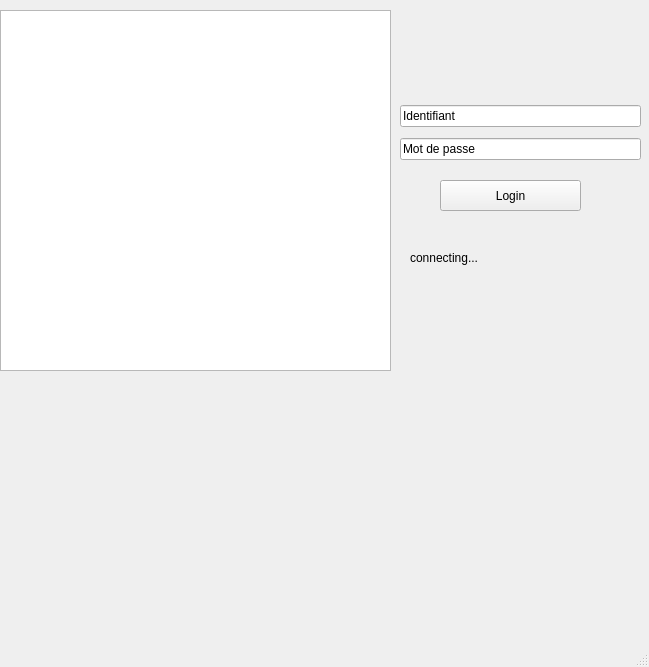
<?xml version="1.0" encoding="UTF-8"?>
<ui version="4.0">
 <class>MainWindow</class>
 <widget class="QMainWindow" name="MainWindow">
  <property name="geometry">
   <rect>
    <x>0</x>
    <y>0</y>
    <width>649</width>
    <height>667</height>
   </rect>
  </property>
  <property name="windowTitle">
   <string>MainWindow</string>
  </property>
  <property name="styleSheet">
   <string notr="true"/>
  </property>
  <widget class="QWidget" name="centralwidget">
   <widget class="QGraphicsView" name="graphicsView">
    <property name="geometry">
     <rect>
      <x>0</x>
      <y>10</y>
      <width>391</width>
      <height>361</height>
     </rect>
    </property>
    <property name="styleSheet">
     <string notr="true"/>
    </property>
   </widget>
   <widget class="QWidget" name="">
    <property name="geometry">
     <rect>
      <x>400</x>
      <y>100</y>
      <width>241</width>
      <height>67</height>
     </rect>
    </property>
    <layout class="QVBoxLayout" name="verticalLayout">
     <item>
      <layout class="QHBoxLayout" name="horizontalLayout">
       <item>
        <widget class="QLineEdit" name="lineEdit_id">
         <property name="styleSheet">
          <string notr="true">font: 75 10pt &quot;MS Shell Dlg 2&quot;;</string>
         </property>
         <property name="text">
          <string>Identifiant</string>
         </property>
        </widget>
       </item>
      </layout>
     </item>
     <item>
      <layout class="QHBoxLayout" name="horizontalLayout_2">
       <item>
        <widget class="QLineEdit" name="lineEdit_mdp">
         <property name="styleSheet">
          <string notr="true">font: 75 10pt &quot;MS Shell Dlg 2&quot;;</string>
         </property>
         <property name="text">
          <string>Mot de passe </string>
         </property>
        </widget>
       </item>
      </layout>
     </item>
    </layout>
   </widget>
   <widget class="QPushButton" name="pushButton_login">
    <property name="geometry">
     <rect>
      <x>440</x>
      <y>180</y>
      <width>141</width>
      <height>31</height>
     </rect>
    </property>
    <property name="styleSheet">
     <string notr="true">font: 75 11pt &quot;MS Shell Dlg 2&quot;;</string>
    </property>
    <property name="text">
     <string>Login</string>
    </property>
   </widget>
   <widget class="QLabel" name="label_connecting">
    <property name="geometry">
     <rect>
      <x>410</x>
      <y>250</y>
      <width>211</width>
      <height>16</height>
     </rect>
    </property>
    <property name="text">
     <string>connecting...</string>
    </property>
   </widget>
  </widget>
  <widget class="QMenuBar" name="menubar">
   <property name="geometry">
    <rect>
     <x>0</x>
     <y>0</y>
     <width>649</width>
     <height>26</height>
    </rect>
   </property>
  </widget>
  <widget class="QStatusBar" name="statusbar"/>
 </widget>
 <resources/>
 <connections/>
</ui>
